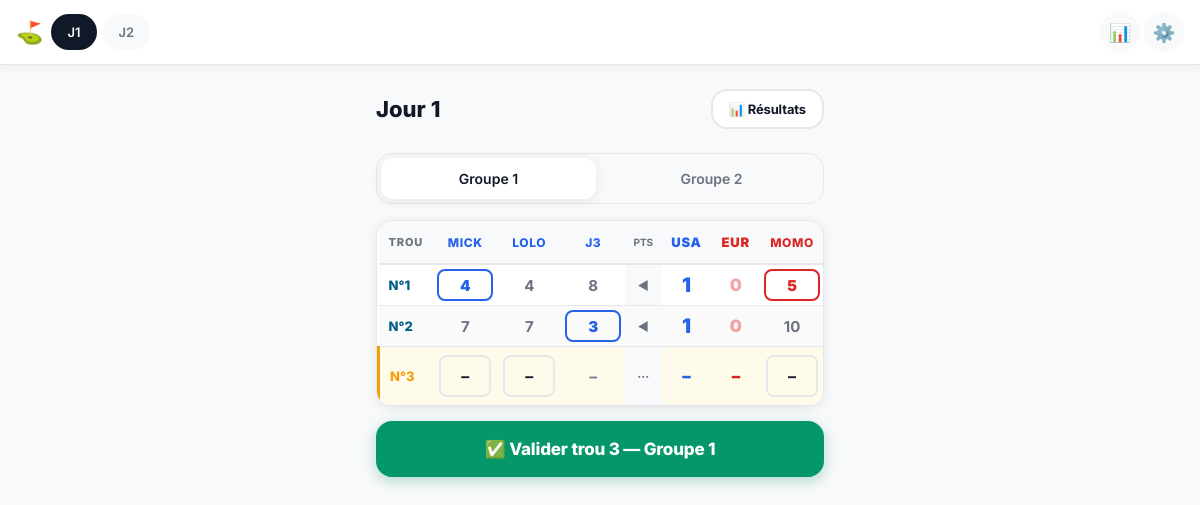
The app's page /jour/1/saisie/1/ with its own data.
### golf/models.py (models this page shows, shortened)
class MatchDay(models.Model):
    tournament = models.ForeignKey(
        Tournament, on_delete=models.CASCADE, related_name='days'
    )
    day_number = models.IntegerField()
    is_locked = models.BooleanField(default=False)
    class Meta:
        ordering = ['day_number']
        unique_together = ['tournament', 'day_number']

class Player(models.Model):
    SAISIE_GROUP_CHOICES = [(1, 'Groupe 1'), (2, 'Groupe 2')]
    team = models.ForeignKey(
        Team, on_delete=models.CASCADE, related_name='players'
    )
    name = models.CharField(max_length=100)
    order = models.IntegerField(default=0)
    saisie_group = models.IntegerField(choices=SAISIE_GROUP_CHOICES, default=1)
    class Meta:
        ordering = ['team__order', 'order']

class Team(models.Model):
    tournament = models.ForeignKey(
        Tournament, on_delete=models.CASCADE, related_name='teams'
    )
    name = models.CharField(max_length=100)
    color = models.CharField(max_length=7, default='#2563eb')
    order = models.IntegerField(default=0)
    class Meta:
        ordering = ['order']

class Hole(models.Model):
    match_day = models.ForeignKey(
        MatchDay, on_delete=models.CASCADE, related_name='holes'
    )
    number = models.IntegerField()
    class Meta:
        ordering = ['number']
        unique_together = ['match_day', 'number']

class HoleResult(models.Model):
    hole = models.OneToOneField(
        Hole, on_delete=models.CASCADE, related_name='result'
    )
    team1 = models.ForeignKey(
        Team, on_delete=models.CASCADE, related_name='hole_results_t1'
    )
    team2 = models.ForeignKey(
        Team, on_delete=models.CASCADE, related_name='hole_results_t2'
    )
    team1_points = models.FloatField(default=0)
    team2_points = models.FloatField(default=0)
    team1_best = models.IntegerField(null=True, blank=True)
    team2_best = models.IntegerField(null=True, blank=True)

### golf/views.py (the view)
# urls.py: path('jour/<int:day_id>/saisie/<int:group>/', views.saisie, name='saisie'),
def saisie(request, day_id, group=1):
    day = get_object_or_404(MatchDay, pk=day_id)
    if day.is_locked:
        return redirect('resultats', day_id=day_id)
    tournament = day.tournament
    ctx = _build_table_ctx(tournament, day, group)
    return render(request, 'golf/saisie.html', {**_base_ctx(tournament, day), **ctx})

### golf/logic.py (called while the page is built)
def get_current_hole(match_day: MatchDay):
    completed_ids = HoleResult.objects.filter(
        hole__match_day=match_day
    ).values_list('hole_id', flat=True)
    return match_day.holes.exclude(id__in=completed_ids).order_by('number').first()

def fmt_pts(pts: float) -> str:
    if pts == int(pts):
        return str(int(pts))
    return str(pts)

### golf/templatetags/golf_tags.py (called while the page is built)
@register.filter
def format_pts(value):
    if value is None:
        return '–'
    try:
        return fmt_pts(float(value))
    except (TypeError, ValueError):
        return '–'

@register.filter
def dict_get(d, key):
    if d is None:
        return None
    return d.get(key)

### golf/views.py (called while the page is built)
def _base_ctx(tournament, day=None):
    ctx = {'tournament': tournament, 'days': tournament.days.all() if tournament else []}
    if day:
        ctx['day'] = day
    return ctx

### golf/templates/golf/saisie.html (shortened to what this page needs)
{% extends 'golf/base.html' %}
{% load golf_tags %}
{% block content %}
<div class="saisie-page">
    <div class="saisie-header">
        <span class="saisie-title">Jour {{ day.day_number }}</span>
        <a href="{% url 'resultats' day.id %}" class="btn btn-secondary btn-sm">📊 Résultats</a>
    </div>
    <div class="tabs">
        <a href="{% url 'saisie' day.id 1 %}"
           class="tab {% if group == 1 %}tab-active{% endif %}">
            Groupe 1
        </a>
        <a href="{% url 'saisie' day.id 2 %}"
           class="tab {% if group == 2 %}tab-active{% endif %}">
            Groupe 2
        </a>
    </div>
    {% if current_hole %}
    {% with last_hole=visible_holes|last %}
    {% if last_hole and last_hole.group_validated %}
    <div class="table-wrap">
        <table class="score-table">
            <thead>
                <tr>
                    <th class="th-hole">Trou</th>
                    {% for p in team1_all %}<th class="th-player" style="color:{{ p.team.color }}">{{ p.name }}</th>{% endfor %}
                    <th class="th-sep">PTS</th>
                    <th class="th-team" style="color:{{ teams.0.color }}">{{ teams.0.name }}</th>
                    <th class="th-team" style="color:{{ teams.1.color }}">{{ teams.1.name }}</th>
                    {% for p in team2_all %}<th class="th-player" style="color:{{ p.team.color }}">{{ p.name }}</th>{% endfor %}
                </tr>
            </thead>
            <tbody id="score-tbody">
                {% include 'golf/partials/saisie_tbody.html' %}
            </tbody>
        </table>
    </div>
    <div class="already-validated">
        ✅ Groupe {{ group }} validé — en attente de l'autre groupe…
    </div>
    {% else %}
    <form id="saisie-form"
          hx-post="{% url 'validate_hole' current_hole.id group %}"
          hx-target="#score-tbody"
          hx-swap="innerHTML"
          method="post"
          action="{% url 'validate_hole' current_hole.id group %}">
        <div class="table-wrap">
            <table class="score-table">
                <thead>
                    <tr>
                        <th class="th-hole">Trou</th>
                        {% for p in team1_all %}<th class="th-player" style="color:{{ p.team.color }}">{{ p.name }}</th>{% endfor %}
                        <th class="th-sep">PTS</th>
                        <th class="th-team" style="color:{{ teams.0.color }}">{{ teams.0.name }}</th>
                        <th class="th-team" style="color:{{ teams.1.color }}">{{ teams.1.name }}</th>
                        {% for p in team2_all %}<th class="th-player" style="color:{{ p.team.color }}">{{ p.name }}</th>{% endfor %}
                    </tr>
                </thead>
                <tbody id="score-tbody">
                    {% include 'golf/partials/saisie_tbody.html' %}
                </tbody>
            </table>
        </div>
        <button type="submit" class="btn btn-validate">
            ✅ Valider trou {{ current_hole.number }} — Groupe {{ group }}
        </button>
    </form>
    {% endif %}
    {% endwith %}
    {% endif %}
</div>
{% endblock %}

### golf/templates/golf/base.html (shortened to what this page needs)
{% load static %}
{% load golf_tags %}
<!DOCTYPE html>
<html lang="fr">
<head>
    <link rel="stylesheet" href="{% static 'golf.css' %}">
</head>
<body hx-headers='{"X-CSRFToken": "{{ csrf_token }}"}'>
{% if tournament %}
<nav class="nav">
    <div class="nav-brand">⛳</div>
    <div class="nav-days">
        {% for d in days %}
        <a href="{% url 'saisie' d.id 1 %}"
           class="nav-day {% if day and d.id == day.id %}active{% endif %}">
            J{{ d.day_number }}{% if d.is_locked %}&nbsp;🔒{% endif %}
        </a>
        {% endfor %}
    </div>
    <div class="nav-actions">
        {% if day %}
        <a href="{% url 'resultats' day.id %}" class="nav-icon" title="Résultats">📊</a>
        {% endif %}
        <a href="{% url 'settings' %}" class="nav-icon" title="Réglages">⚙️</a>
    </div>
</nav>
{% endif %}
<main class="main">
    {% block content %}{% endblock %}
</main>
</body>
</html>

### golf/templates/golf/partials/saisie_tbody.html (shortened to what this page needs)
{% load golf_tags %}
{% for hd in visible_holes %}
<tr class="{% if hd.is_current %}row-current{% else %}row-done{% endif %}">
    <td class="td-hole">N°{{ hd.hole.number }}</td>
    {% for p in team1_all %}
    {% with s=hd.player_scores|dict_get:p.id best_pid=hd.best_pids|dict_get:p.team_id %}
    <td class="td-score{% if best_pid == p.id %} best-score{% endif %}"
        {% if best_pid == p.id %}style="--best-color:{{ p.team.color }}"{% endif %}>
        {% if hd.is_current and p.saisie_group == group %}
            <select name="score_{{ p.id }}" class="score-select">
                <option value="">–</option>
            </select>
        {% else %}
            <span class="{% if hd.is_current %}td-other-group{% endif %}">{% if s %}{{ s }}{% else %}–{% endif %}</span>
        {% endif %}
    </td>
    {% endwith %}
    {% endfor %}
    <td class="td-sep">
        {% if hd.is_done %}{% if hd.result.team1_points > hd.result.team2_points %}◀{% elif hd.result.team2_points > hd.result.team1_points %}▶{% else %}={% endif %}
        {% else %}···{% endif %}
    </td>
    <td class="td-team-pts {% if hd.is_done %}{% if hd.result.team1_points > hd.result.team2_points %}pts-win{% elif hd.result.team1_points == hd.result.team2_points and hd.result.team1_points > 0 %}pts-tie{% else %}pts-lose{% endif %}{% endif %}"
        style="color:{{ teams.0.color }}">
        {% if hd.is_done %}{{ hd.result.team1_points|format_pts }}{% else %}–{% endif %}
    </td>
    <td class="td-team-pts {% if hd.is_done %}{% if hd.result.team2_points > hd.result.team1_points %}pts-win{% elif hd.result.team2_points == hd.result.team1_points and hd.result.team2_points > 0 %}pts-tie{% else %}pts-lose{% endif %}{% endif %}"
        style="color:{{ teams.1.color }}">
        {% if hd.is_done %}{{ hd.result.team2_points|format_pts }}{% else %}–{% endif %}
    </td>
    {% for p in team2_all %}
    {% with s=hd.player_scores|dict_get:p.id best_pid=hd.best_pids|dict_get:p.team_id %}
    <td class="td-score{% if best_pid == p.id %} best-score{% endif %}"
        {% if best_pid == p.id %}style="--best-color:{{ p.team.color }}"{% endif %}>
        {% if hd.is_current and p.saisie_group == group %}
            <select name="score_{{ p.id }}" class="score-select">
                <option value="">–</option>
            </select>
        {% else %}
            <span class="{% if hd.is_current %}td-other-group{% endif %}">{% if s %}{{ s }}{% else %}–{% endif %}</span>
        {% endif %}
    </td>
    {% endwith %}
    {% endfor %}
</tr>
{% endfor %}

### records on screen
MatchDay: day_number "1"
MatchDay: day_number "2"
Player: name "MICK", s "4", s "7"
Player: name "LOLO", s "4", s "7"
Player: name "J3", s "8", id "3"
Team: name "USA"
Team: name "EUR"
Player: name "MOMO", s "5", s "10"
Hole: hole.number "1", result.team1_points "1", result.team2_points "0"
Hole: hole.number "2", result.team1_points "1", result.team2_points "0"
Hole: hole.number "3", number "3"

### other values on screen
{{ group }} "1"
